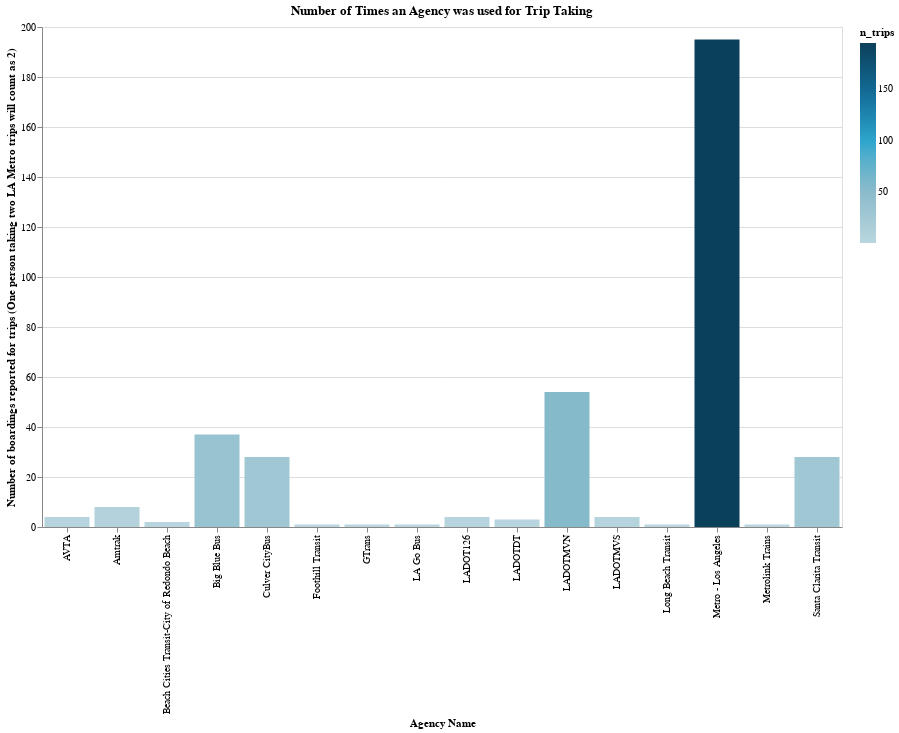

The notebook cell saved with this chart:
### Code cell
chart = (alt.Chart(df_agencies)
        .mark_bar()
        .encode(
            x=alt.X("agency", title = "Agency Name"),
            y=alt.Y("n_trips", title= "Number of boardings reported for trips (One person taking two LA Metro trips will count as 2)"),
            color=alt.Color("n_trips", scale=alt.Scale(range = cp.CALITP_SEQUENTIAL_COLORS)),
            tooltip = tooltip_cols)
      .properties(title = "Number of Times an Agency was used for Trip Taking",
    width=800,
    height=500)
        )
chart

### Figure 1 — Vega-Lite specification as saved in the notebook (floating-point values rounded to 4 significant figures)
{"config": {"view": {"continuousWidth": 300, "continuousHeight": 300}}, "data": {"name": "data-42b0ff3c2e3eaea341f1d9c4293fedf1"}, "mark": {"type": "bar"}, "encoding": {"color": {"field": "n_trips", "scale": {"range": ["#B9D6DF", "#8CBCCB", "#2EA8CE", "#136C97", "#0B405B"]}, "type": "quantitative"}, "tooltip": [{"field": "agency", "type": "nominal"}, {"field": "n_trips", "type": "quantitative"}], "x": {"field": "agency", "title": "Agency Name", "type": "nominal"}, "y": {"field": "n_trips", "title": "Number of boardings reported for trips (One person taking two LA Metro trips will count as 2)", "type": "quantitative"}}, "height": 500, "title": "Number of Times an Agency was used for Trip Taking", "width": 800, "$schema": "https://vega.github.io/schema/vega-lite/v5.14.1.json", "datasets": {"data-42b0ff3c2e3eaea341f1d9c4293fedf1": [{"agency": "Foothill Transit", "n_trips": 1}, {"agency": "LADOTMVS", "n_trips": 4}, {"agency": "LADOTMVN", "n_trips": 54}, {"agency": "AVTA", "n_trips": 4}, {"agency": "Beach Cities Transit-City of Redondo Beach", "n_trips": 2}, {"agency": "Metro - Los Angeles", "n_trips": 195}, {"agency": "Long Beach Transit", "n_trips": 1}, {"agency": "LADOT126", "n_trips": 4}, {"agency": "Santa Clarita Transit", "n_trips": 28}, {"agency": "Metrolink Trains", "n_trips": 1}, {"agency": "LADOTDT", "n_trips": 3}, {"agency": "Culver CityBus", "n_trips": 28}, {"agency": "GTrans", "n_trips": 1}, {"agency": "Amtrak", "n_trips": 8}, {"agency": "LA Go Bus", "n_trips": 1}, {"agency": "Big Blue Bus", "n_trips": 37}]}}
